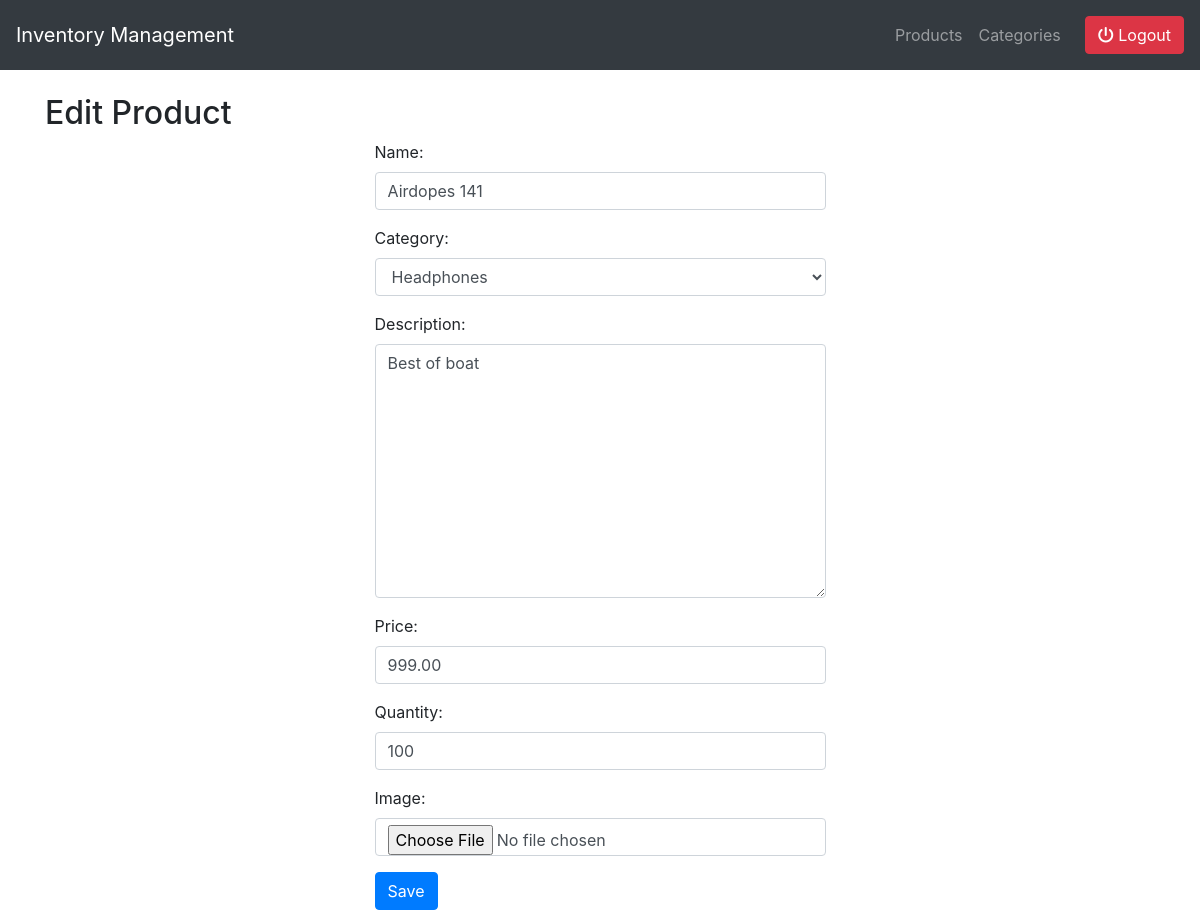
The app's page /product/2/edit/ (signed in) with its own data.
### inventory/models.py (models this page shows, shortened)
class Product(models.Model):
    ORDER_STATUS_CHOICES = [
        ('Pending', 'Pending'),
        ('Processing', 'Processing'),
        ('Completed', 'Completed'),
        ('Cancelled', 'Cancelled'),
    ]
    name = models.CharField(max_length=100)
    category = models.ForeignKey(Category, on_delete=models.CASCADE)
    description = models.TextField(blank=True, null=True)
    price = models.DecimalField(max_digits=10, decimal_places=2)
    quantity = models.IntegerField()
    image = models.ImageField(upload_to='product_images/', blank=True, null=True)
    created_by = models.ForeignKey(User, on_delete=models.CASCADE)
    order_status = models.CharField(max_length=20, choices=ORDER_STATUS_CHOICES, default='Pending')

class Category(models.Model):
    name = models.CharField(max_length=100)
    def __str__(self):
        return self.name

### inventory/views.py (the view)
# urls.py: path('product/<int:pk>/edit/', views.product_update, name='product_update'),
@login_required
def product_update(request, pk):
    product = get_object_or_404(Product, pk=pk)
    if request.method == 'POST':
        form = ProductForm(request.POST, request.FILES, instance=product)
        if form.is_valid():
            form.save()
            return redirect('product_list')
    else:
        form = ProductForm(instance=product)
    return render(request, 'inventory/product_form.html', {'form': form})

### inventory/forms.py
class ProductForm(forms.ModelForm):
    class Meta:
        model = Product
        fields = ['name', 'category', 'description', 'price', 'quantity', 'image']

### inventory/templates/inventory/product_form.html (shortened to what this page needs)
{% extends 'inventory/base.html' %}
{% block content %}
<h2>{% if form.instance.pk %}Edit Product{% else %}Add Product{% endif %}</h2>
<div class='container w-60 d-flex justify-content-center'>
    <form method="post" enctype="multipart/form-data">
        {{ form.as_p }}
        <button type="submit" class="btn btn-primary">Save</button>
    </form>
</div>
{% endblock %}

### records on screen
Product: name "Airdopes 141", category "Headphones", description "Best of boat", price "999.00", quantity "100"
